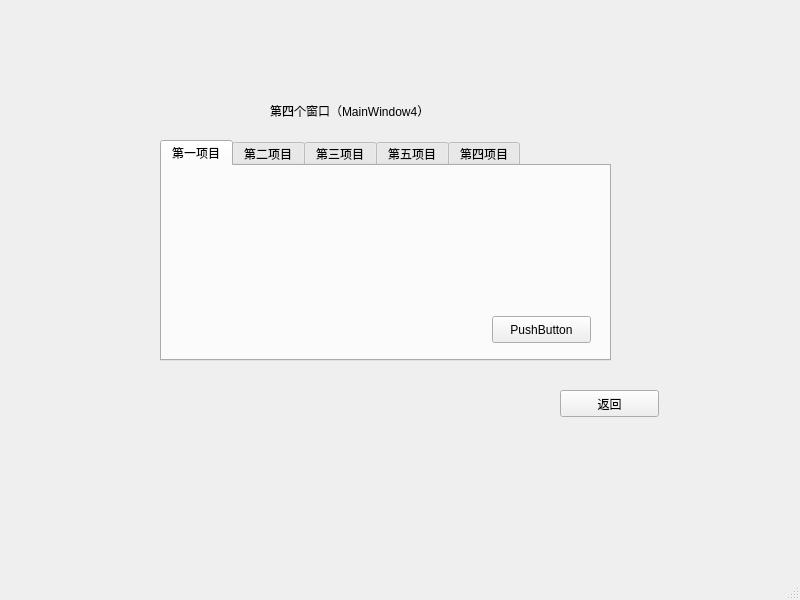
<?xml version="1.0" encoding="UTF-8"?>
<ui version="4.0">
 <class>MainWindow4</class>
 <widget class="QMainWindow" name="MainWindow4">
  <property name="geometry">
   <rect>
    <x>0</x>
    <y>0</y>
    <width>800</width>
    <height>600</height>
   </rect>
  </property>
  <property name="windowTitle">
   <string>MainWindow</string>
  </property>
  <widget class="QWidget" name="centralwidget">
   <widget class="QTabWidget" name="tabWidget">
    <property name="geometry">
     <rect>
      <x>160</x>
      <y>140</y>
      <width>451</width>
      <height>221</height>
     </rect>
    </property>
    <property name="currentIndex">
     <number>0</number>
    </property>
    <widget class="QWidget" name="tab_6">
     <attribute name="title">
      <string>第一项目</string>
     </attribute>
     <widget class="QPushButton" name="pushButton_2">
      <property name="geometry">
       <rect>
        <x>330</x>
        <y>150</y>
        <width>99</width>
        <height>27</height>
       </rect>
      </property>
      <property name="text">
       <string>PushButton</string>
      </property>
     </widget>
    </widget>
    <widget class="QWidget" name="tab_7">
     <attribute name="title">
      <string>第二项目</string>
     </attribute>
    </widget>
    <widget class="QWidget" name="tab_8">
     <attribute name="title">
      <string>第三项目</string>
     </attribute>
    </widget>
    <widget class="QWidget" name="tab_9">
     <attribute name="title">
      <string>第五项目</string>
     </attribute>
    </widget>
    <widget class="QWidget" name="tab_10">
     <attribute name="title">
      <string>第四项目</string>
     </attribute>
    </widget>
   </widget>
   <widget class="QLabel" name="label">
    <property name="geometry">
     <rect>
      <x>270</x>
      <y>80</y>
      <width>211</width>
      <height>61</height>
     </rect>
    </property>
    <property name="text">
     <string>第四个窗口（MainWindow4）</string>
    </property>
   </widget>
   <widget class="QPushButton" name="pushButton_1">
    <property name="geometry">
     <rect>
      <x>560</x>
      <y>390</y>
      <width>99</width>
      <height>27</height>
     </rect>
    </property>
    <property name="text">
     <string>返回</string>
    </property>
   </widget>
  </widget>
  <widget class="QMenuBar" name="menubar">
   <property name="geometry">
    <rect>
     <x>0</x>
     <y>0</y>
     <width>800</width>
     <height>28</height>
    </rect>
   </property>
  </widget>
  <widget class="QStatusBar" name="statusbar"/>
 </widget>
 <resources/>
 <connections/>
</ui>
